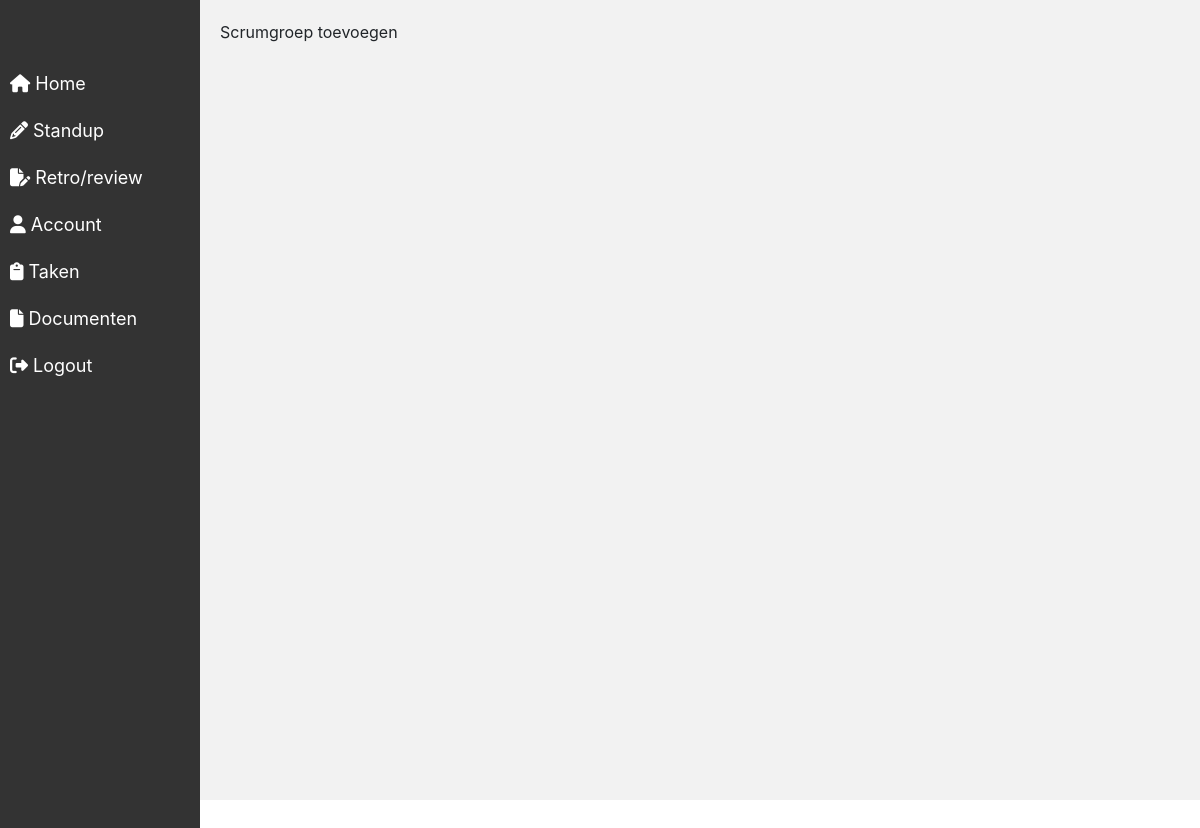
The page /scrumDashboard.php on the database as committed earlier.
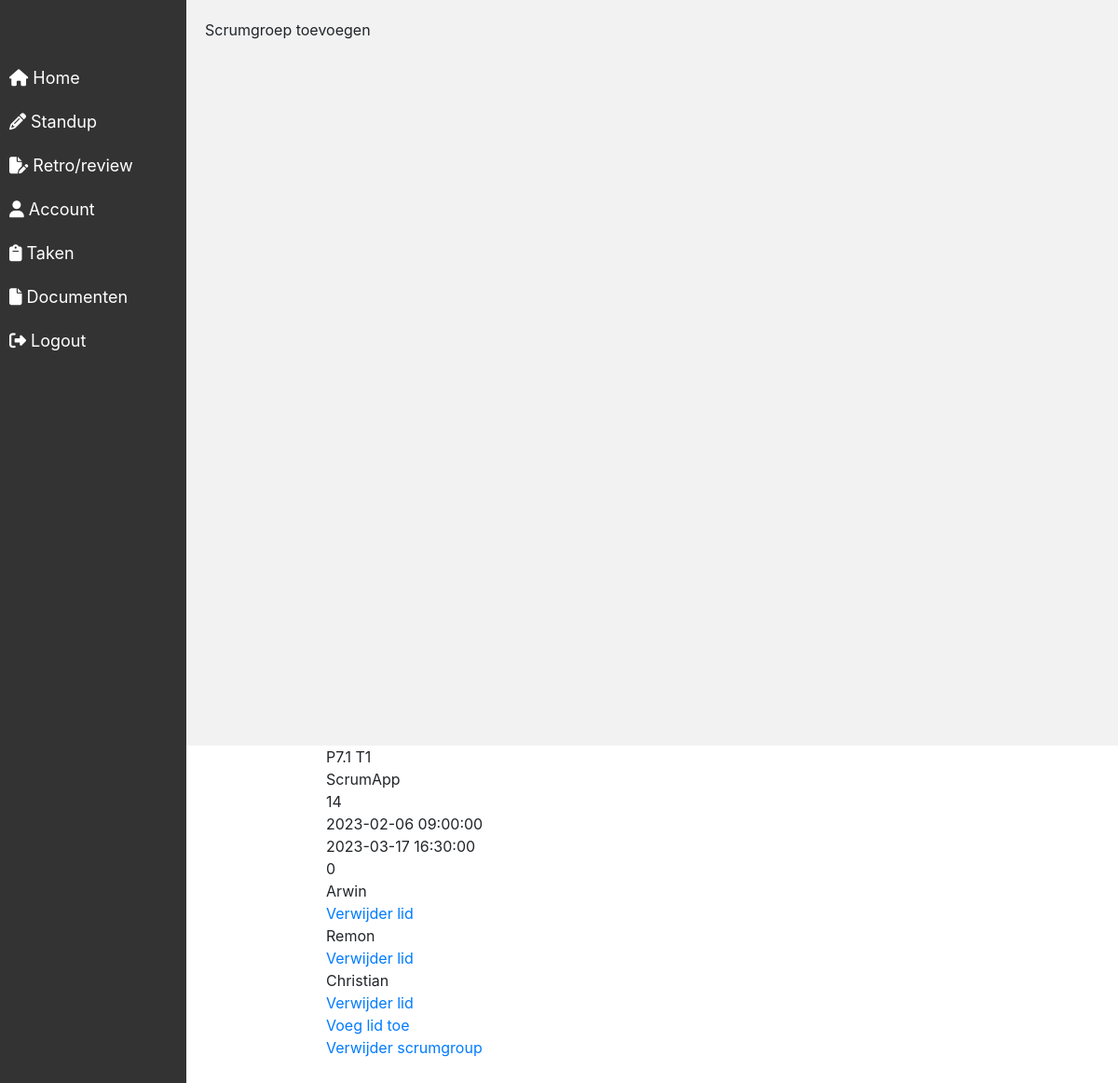
The same page on the database as committed later.
### tables this page shows
CREATE TABLE `scrumgroepen` (
  `id` int(11) NOT NULL,
  `naam` varchar(50) NOT NULL,
  `projectNaam` varchar(50) NOT NULL,
  `scrummaster` int(11) NOT NULL DEFAULT 0,
  `startDate` datetime NOT NULL,
  `endDate` datetime NOT NULL,
  `archived` int(1) NOT NULL DEFAULT 0
);

CREATE TABLE `koppelusergroep` (
  `userId` int(11) NOT NULL,
  `groepid` int(11) NOT NULL
);

CREATE TABLE `users` (
  `id` int(11) NOT NULL,
  `naam` varchar(50) NOT NULL,
  `email` varchar(75) NOT NULL,
  `password` varchar(250) DEFAULT NULL,
  `isActivated` int(1) NOT NULL DEFAULT 0,
  `role` int(1) NOT NULL,
  `activationCode` varchar(50) NOT NULL,
  `activatedOn` datetime DEFAULT NULL
);

### Classes/scrumGroepClass.php (called while the page is built, shortened)
<?php
class ScrumGroup {
    function __construct($id) {
        $this->id = $id;
    }
}
?>

### Handlers/functions.php (the view, shortened to what this page needs)
<?php
function getScrumgroups($conn)
{
    $stmt = $conn->prepare("SELECT * FROM scrumgroepen");
    $stmt->execute();
    $sql = $stmt->get_result();
    $sql = $sql->fetch_all();
    return $sql;
}
function getUsersInScrumgroup($scrumgroup, $conn)
{
    $stmt = $conn->prepare("SELECT * FROM koppelusergroep INNER JOIN users ON koppelusergroep.userId = users.id WHERE koppelusergroep.groepid = ?");
    $stmt->bind_param('i', $scrumgroup->id);
    $stmt->execute();
    $sql = $stmt->get_result();
    $sql = $sql->fetch_all();
    return $sql;
}
function createScrumgroupObject($scrumgroupQuery, $conn)
{
    foreach ($scrumgroupQuery as $row) {
        $scrumgroup = new ScrumGroup($row['0']);
        $scrumgroup->name = $row['1'];
        $scrumgroup->project = $row['2'];
        $scrumgroup->scrummaster = $row['3'];
        $scrumgroup->startDate = $row['4'];
        $scrumgroup->endDate = $row['5'];
        $scrumgroup->archived = $row['6'];
        $userQuery = getUsersInScrumgroup($scrumgroup, $conn);
        $scrumgroup->teamleden = createUserObject($userQuery, $scrumgroup);
        showScrumgroups($scrumgroup);
    }
}
function createUserObject($userQuery, $scrumgroup)
{
    foreach ($userQuery as $row) {
        $user = new user();
        $user->id = $row['2'];
        $user->naam = $row['3'];
        $user->email = $row['4'];
        $user->password = $row['5'];
        $user->isActivated = $row['6'];
        $user->role = $row['7'];
        $user->activationCode = $row['8'];
        $scrumgroup->teamleden[] = $user;
    }
    return $scrumgroup->teamleden;
}
function showScrumgroups($scrumgroup)
{
    echo '
        <div class="Scrumgroup">
            <div class="ScrumgroupName">' . $scrumgroup->name . '</div>
            <div class="ScrumgroupProject">' . $scrumgroup->project . '</div>
            <div class="ScrumgroupScrummaster">' . $scrumgroup->scrummaster . '</div>
            <div class="ScrumgroupStartDate">' . $scrumgroup->startDate . '</div>
            <div class="ScrumgroupEndDate">' . $scrumgroup->endDate . '</div>
            <div class="ScrumgroupArchived">' . $scrumgroup->archived . '</div>
            <div class="ScrumgroupTeam">
    ';
    foreach ($scrumgroup->teamleden as $i => $value) {
        echo '
            <div class"">
                <div class"">' . $scrumgroup->teamleden[$i]->naam . '</div>
                <div class""><a href="scrumDashboard.php?deleteUserId=' . $scrumgroup->teamleden[$i]->id . '">Verwijder lid</a></div>
            </div>
        ';
    }
    echo "
            <div class''><a href='scrumDashboard.php?addUserId=" . $scrumgroup->id . "'>Voeg lid toe</a></div>
            </div>
            <div class''><a href='scrumDashboard.php?deleteScrumgroupId=" . $scrumgroup->id . "'>Verwijder scrumgroup</a></div>
    </div>";
}

Rows that differ between the two databases and show on the page:
added scrumgroepen: naam "P7.1 T1", projectNaam "ScrumApp", scrummaster "14", startDate "2023-02-06 09:00:00", endDate "2023-03-17 16:30:00", archived "0"
added koppelusergroep: userId.naam "Arwin", shown under "P7.1 T1"
added koppelusergroep: userId.naam "Remon", shown under "P7.1 T1"
added koppelusergroep: userId.naam "Christian", shown under "P7.1 T1"
